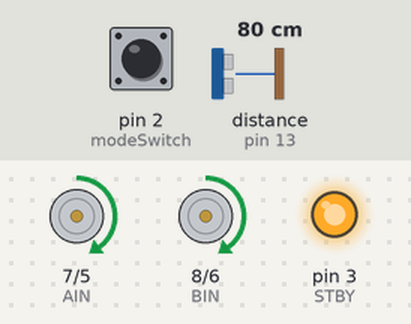
Simulated run of this sketch. Board: Arduino Uno, built with avr-gcc and run on an emulated ATmega328P. Shown: direction and speed pins drawn as motors (green arrow = direction pin HIGH = forward, orange = LOW = backward, longer = more drive, stopped while the standby pin is LOW), output pins drawn as LEDs (lit = HIGH). Inputs (shaded band) come from the test bench; at power-on: distance to the obstacle (sensor on pin 13) 80 cm, pin 2 (modeSwitch) LOW. The echo pulse lasts 58.3 µs per cm.

Above: at 3.2 s.
3.3 s: distance to the obstacle (sensor on pin 13) set to 43 cm
4.8 s: distance to the obstacle (sensor on pin 13) set to 35 cm
At 5.2 s:
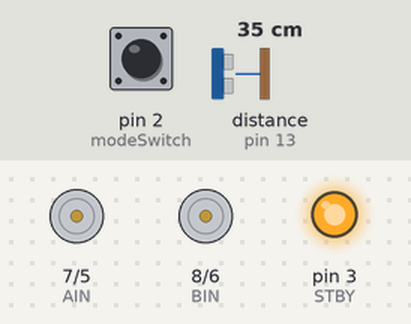
At 5.6 s:
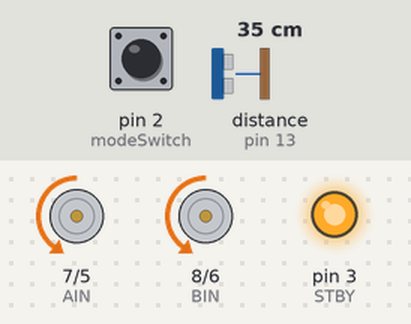
Timing chart, 0 to 13.8 s (numbered marks = the images above; inputs shaded):
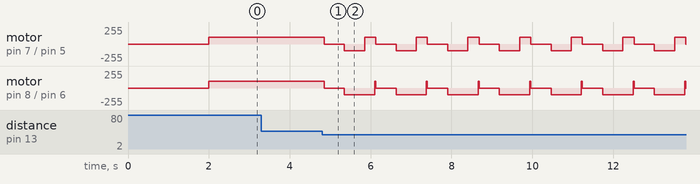

Measured:
- the behaviour switches between 40 and 39 cm on distance to the obstacle (sensor on pin 13) (found by bisection; images 0 and 1)
- after the input at 3.3 s, every drawn part: stays the same

The sketch:

Drive_until_object.ino
```cpp
/*  Drive_until_object
    Uses Driving with Function
    Martin Hebel, March 2023

    Drives the car forward until the ultrasonic sensor detects an object, then turns

    Be sure to add the library for the sensor:
    Sketch--> Include Library --> Add Zip Library --> HC-SR04.zip

    Place on floor, press mode switch.
*/

// Configure ultrasonic sensor
#include "SR04.h"
#define TRIG_PIN 13
#define ECHO_PIN 12
SR04 sr04 = SR04(ECHO_PIN,TRIG_PIN);    // create an instance of the ultrasonic class

// define Motor IO pin
#define PWMA  5    // Controls power to right motor
#define PWMB  6    // Controls power to left motor
#define AIN   7    // Controls direction of right motor, HIGH = FORWARD, LOW = REVERSE
#define BIN   8    // Controls direction of right motor, HIGH = FORWARD, LOW = REVERSE
#define STBY  3    // Place H-Bridge in standby if LOW, Run if HIGH

#define modeSwitch 2 // Mode Switch input

// Define variables
int speedLeft = 0;  // holds the speed of left wheels
int speedRight = 0; // holds the speed of right wheels
long distance;      // Holds distance from sensor

//init the car
void setup() {
  pinMode(PWMA, OUTPUT);     //set IO pin mode OUTPUT
  pinMode(PWMB, OUTPUT);
  pinMode(BIN, OUTPUT);
  pinMode(AIN, OUTPUT);
  pinMode(STBY, OUTPUT);

  analogWrite(PWMA, 0);       // Fully off for Right
  analogWrite(PWMB, 0);       // Fully off for Left
  digitalWrite(STBY, HIGH);   //Enable Motors to run

  waitForStart();             // wait until mode is pressed
  setSpeeds(100, 100);        // sets moderate speed
}

//main loop to drive forward until an object is detected
void loop() {
  forward();                  // drive forward
  distance=sr04.Distance();   // Get and store the distance from the device driver
  if (distance < 40) {        // if too close, stop, reverse and turn
    stop();     delay(500);
    reverse();  delay (500);
    spinLeft(); delay(250);
  }
}

void waitForStart(){
    while (digitalRead(modeSwitch) == 1)  // wait for mode switch to be pressed (go to 0)
    ;  // Do nothing
  delay(2000);    // delay 2 seconds before starting
}

void setSpeeds(int leftSpeed, int rightSpeed){    // stores speeds in variables to be used when driving
  speedLeft = leftSpeed;
  speedRight = rightSpeed;
}

void forward(){             // drives both motors in forward direction at set speed
  digitalWrite(AIN, HIGH);
  digitalWrite(BIN, HIGH);
  analogWrite(PWMA, speedRight);
  analogWrite(PWMB, speedLeft);
}

void reverse(){             // drives both motors in reverse direction at set speed
  digitalWrite(AIN, LOW);
  digitalWrite(BIN, LOW);
  analogWrite(PWMA, speedRight);
  analogWrite(PWMB, speedLeft);
}

void stop(){                // stops drive on both motors
  analogWrite(PWMA, 0);
  analogWrite(PWMB, 0);
}

void left(){                // turns left with 1/2 speed on left going forward
  digitalWrite(AIN, HIGH);
  digitalWrite(BIN, HIGH);
  analogWrite(PWMA, speedRight);
  analogWrite(PWMB, speedLeft / 2);
}

void right(){               // turns right with 1/2 speed on right going forward
  digitalWrite(AIN, LOW);
  digitalWrite(AIN, HIGH);
  analogWrite(PWMA, speedRight / 2);
  analogWrite(PWMB, speedLeft);
}

void spinLeft(){            // spins left with right motor forward and left in reverse
  digitalWrite(AIN, HIGH);
  digitalWrite(BIN, LOW);
  analogWrite(PWMA, speedRight);
  analogWrite(PWMB, speedLeft);
}

void spinRight(){           // spins right with left motor going forward and right in reverse
  digitalWrite(AIN, LOW);
  digitalWrite(BIN, HIGH);
  analogWrite(PWMA, speedRight);
  analogWrite(PWMB, speedLeft);
}

// Function stopTime - accepts the time in milliSeconds to go into standby for, returns nothing
void stopTime(int mS){
  digitalWrite(STBY, LOW);    // Go into standby
  delay(mS);                  //  Wait defined time
  digitalWrite(STBY, HIGH);   //  Come out of standby
}
```
